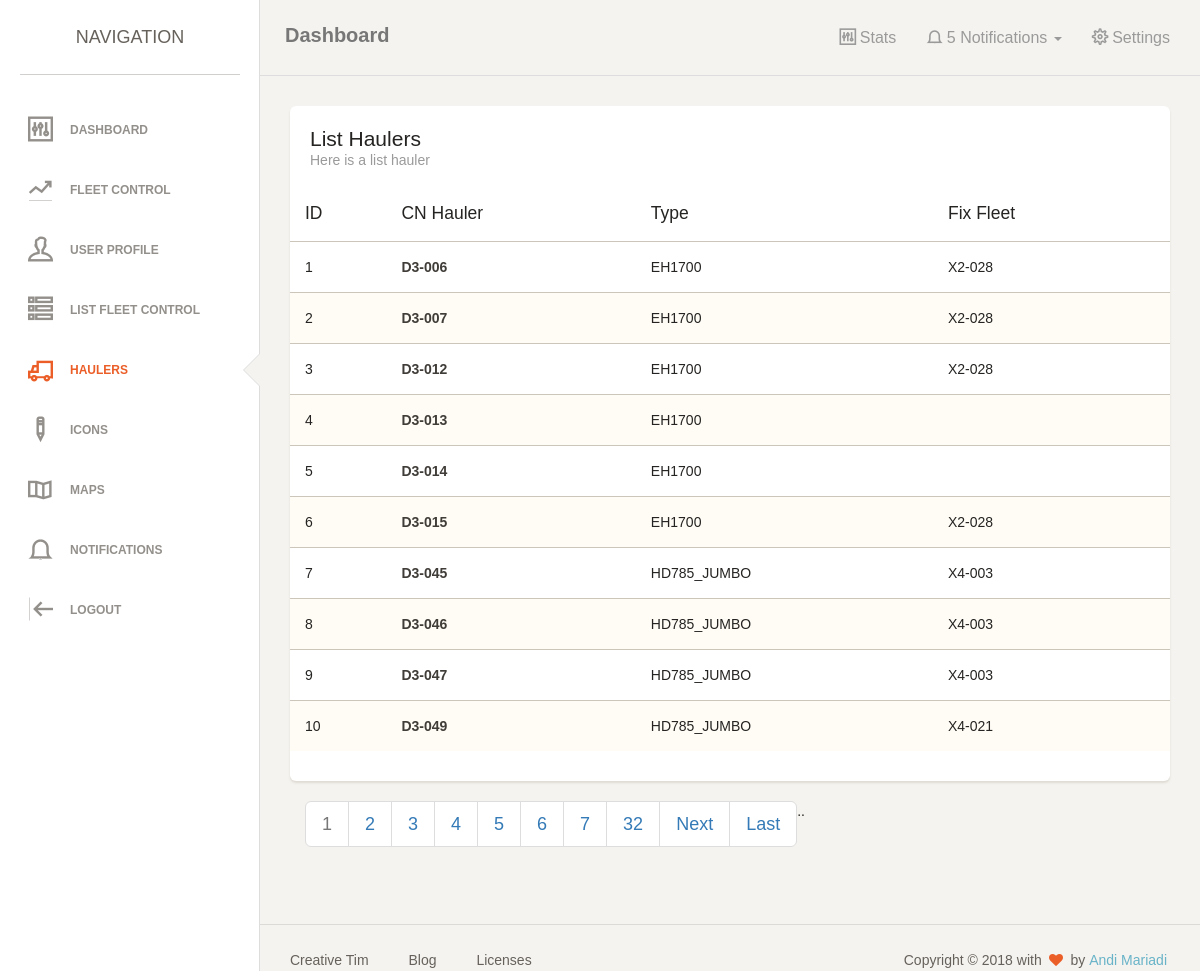
Page /index.php?hauler (signed in) on the committed database.
### tables this page shows
CREATE TABLE IF NOT EXISTS `tbhauler` (
  `cn_hauler` varchar(10) NOT NULL,
  `type` varchar(100) NOT NULL,
  `fix_fleet` varchar(10) NOT NULL,
  PRIMARY KEY (`cn_hauler`),
  KEY `fix_fleet` (`fix_fleet`)
);

### system/crud.php (called while the page is built, shortened)
<?php
class crud
{
	private $server = 'localhost';
	private $user = 'root';
	private $pass = '';
	private $database = 'fleet_control';
	public $connection;
	function __construct() {
		$this->connection = new mysqli($this->server, $this->user, $this->pass, $this->database);
	}
	public function query($sql='')
	{
		$query = $this->connection->query($sql) or die ($this->connection->error);
	    return $query;
	}
	public function get_paging_info($tot_rows,$pp,$curr_page) {
	    $pages = ceil($tot_rows / $pp);
	    $data = array();
	    $data['si']        = ($curr_page * $pp) - $pp;
	    $data['pages']     = $pages;
	    $data['curr_page'] = $curr_page;
	    return $data;
	}
}
?>

### page/list_hauler.php (the view, shortened to what this page needs)
<?php
$p = $pit;
?>
<div class="content">
            <div class="container-fluid">
                <div class="row">
                    <div class="col-md-12">
                        <div class="card">
                            <div class="header">
                                <h4 class="title">List Haulers</h4>
                                <p class="category">Here is a list hauler</p>
                            </div>
                            <div class="content table-responsive table-full-width">
                                <table class="table table-striped">
                                    <thead>
                                      <th>ID</th>
                                      <th>CN Hauler</th>
                                    	<th>Type</th>
                                    	<th>Fix Fleet</th>
                                    </thead>
                                    <tbody>
                                    <?php
                                    $no = 0;
                                        $p = empty($p) ? 1 : $p;
                                        $per_page = 10;
                                        $start = ($p - 1) * $per_page;
                                        $sql = "SELECT * FROM `tbhauler` ORDER BY `cn_hauler` ASC";
                                        $sql_limit .= $sql . " LIMIT $start, $per_page";
                                        $total = mysqli_num_rows($db->query($sql));
                                        $page_total =  ceil($total / $per_page);
                                        $sql = $db->query($sql_limit);
                                        while ($data = mysqli_fetch_assoc($sql)) {
                                            $no++;
                                    ?>
                                        <tr>
                                        	<td><?php echo $no; ?></td>
                                        	<td><strong><?php echo $data['cn_hauler']; ?></strong></td>
                                        	<td><?php echo $data['type']; ?></td>
                                        	<td><?php echo $data['fix_fleet']; ?></td>
                                        </tr>
                                        <?php } ?>
                                    </tbody>
                                </table>
                            </div>
                            <div class="col-md-12">
                                        <nav aria-label="...">
                                            <ul class="pagination pagination-lg">
                                              <?php
                                               $paging_info = $db->get_paging_info($page_total,1,$p);
                                               ?>
                                                  <?php
                                                      $max = 7;
                                                      if($paging_info['curr_page'] < $max)
                                                          $sp = 1;
                                                      elseif($paging_info['curr_page'] >= ($paging_info['pages'] - floor($max / 2)) )
                                                          $sp = $paging_info['pages'] - $max + 1;
                                                      elseif($paging_info['curr_page'] >= $max)
                                                          $sp = $paging_info['curr_page']  - floor($max/2);
                                                  ?>
                                                  <?php for($i = $sp; $i <= ($sp + $max -1);$i++) : ?>
                                                      <?php if($paging_info['curr_page'] == $i) : ?>
                                                          <li class="page-item disabled"><a href="#" class="page-link"><?php echo $i; ?></a></li>
                                                      <?php else : ?>
                                                          <li class="page-item"><a href='?hauler&<?php echo $i;?>' title='Page <?php echo $i; ?>' class="page-link"><?php echo $i; ?></a></li>
                                                      <?php endif; ?>
                                                  <?php endfor; ?>
                                                  <?php if($paging_info['curr_page'] < ($paging_info['pages'] - floor($max / 2))) : ?>
                                                      <li class="page-item">..</li>
                                                      <li class="page-item"><a href='?hauler&<?php echo $paging_info['pages'];?>' title='Page <?php echo $paging_info['pages']; ?>' class="page-link"><?php echo $paging_info['pages']; ?></a></li>
                                                  <?php endif; ?>
                                                  <?php if($paging_info['curr_page'] < $paging_info['pages']) : ?>
                                                      <li class="page-item"><a href='?hauler&<?php echo ($paging_info['curr_page'] + 1);?>' title='Page <?php echo ($paging_info['curr_page'] + 1); ?>' class="page-link">Next</a></li>
                                                      <li class="page-item"><a href='?hauler&<?php echo $paging_info['pages'];?>' title='Page <?php echo $paging_info['pages']; ?>' class="page-link">Last</a></li>
                                                  <?php endif; ?>
                                            </ul>
                                          </nav>
                            </div>
                        </div>
                    </div>
                </div>
            </div>
</div>

### rows in the picture
tbhauler: cn_hauler "D3-006", type "EH1700", fix_fleet "X2-028"
tbhauler: cn_hauler "D3-007", type "EH1700", fix_fleet "X2-028"
tbhauler: cn_hauler "D3-012", type "EH1700", fix_fleet "X2-028"
tbhauler: cn_hauler "D3-013", type "EH1700"
tbhauler: cn_hauler "D3-014", type "EH1700"
tbhauler: cn_hauler "D3-015", type "EH1700", fix_fleet "X2-028"
tbhauler: cn_hauler "D3-045", type "HD785_JUMBO", fix_fleet "X4-003"
tbhauler: cn_hauler "D3-046", type "HD785_JUMBO", fix_fleet "X4-003"
tbhauler: cn_hauler "D3-047", type "HD785_JUMBO", fix_fleet "X4-003"
tbhauler: cn_hauler "D3-049", type "HD785_JUMBO", fix_fleet "X4-021"

### other values in the picture
$paging_info['pages'] "32"
